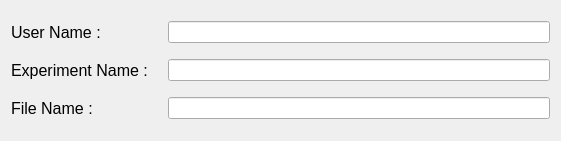
     <widget class="QWidget" name="gridLayoutWidget_4">
      <property name="geometry">
       <rect>
        <x>50</x>
        <y>10</y>
        <width>561</width>
        <height>141</height>
       </rect>
      </property>
      <layout class="QGridLayout" name="gridLayout_4">
       <item row="2" column="0" colspan="2">
        <widget class="QLabel" name="fileName">
         <property name="font">
          <font>
           <pointsize>12</pointsize>
          </font>
         </property>
         <property name="text">
          <string>File Name :   </string>
         </property>
        </widget>
       </item>
       <item row="0" column="2">
        <widget class="QLineEdit" name="user">
         <property name="placeholderText">
          <string/>
         </property>
        </widget>
       </item>
       <item row="1" column="0" colspan="2">
        <widget class="QLabel" name="experimentName">
         <property name="font">
          <font>
           <pointsize>12</pointsize>
           <weight>50</weight>
           <bold>false</bold>
          </font>
         </property>
         <property name="text">
          <string>Experiment Name :   </string>
         </property>
        </widget>
       </item>
       <item row="2" column="2">
        <widget class="QLineEdit" name="file"/>
       </item>
       <item row="1" column="2">
        <widget class="QLineEdit" name="experiment"/>
       </item>
       <item row="0" column="0" colspan="2">
        <widget class="QLabel" name="userName">
         <property name="font">
          <font>
           <pointsize>12</pointsize>
           <weight>50</weight>
           <bold>false</bold>
          </font>
         </property>
         <property name="text">
          <string>User Name :   </string>
         </property>
        </widget>
       </item>
      </layout>
     </widget>
